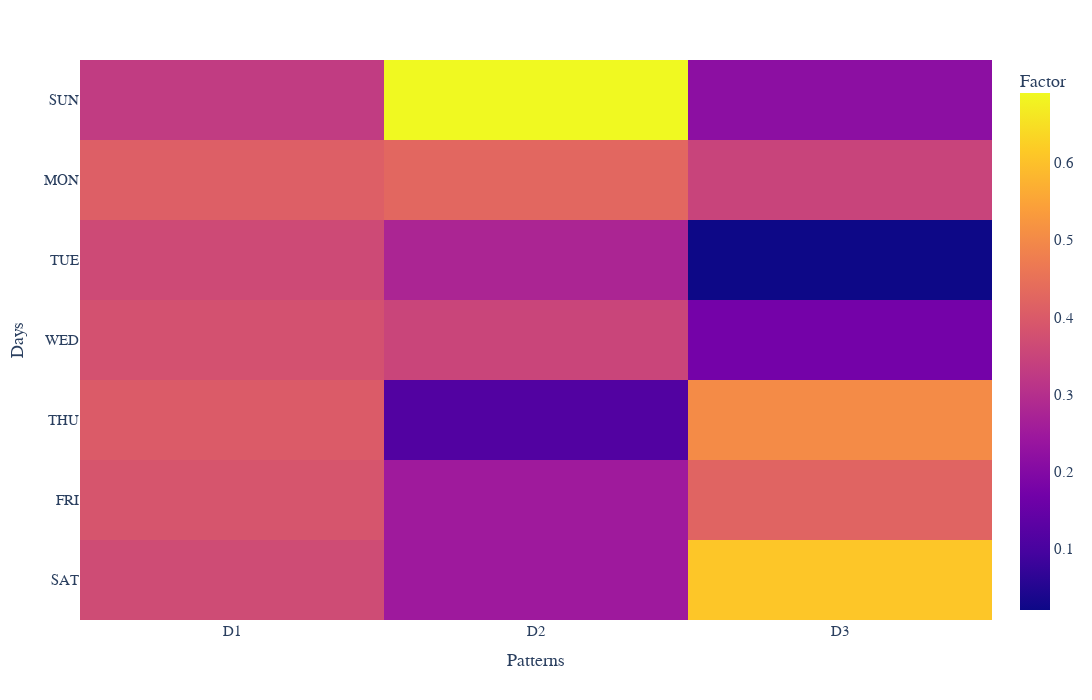

Notebook code cell kept with this figure:
### Code cell
fig = px.imshow(factor2[0],aspect="auto",
                labels=dict(y="Days", x="Patterns", color="Factor"),
                y=['SUN','MON','TUE','WED','THU','FRI','SAT'],
                x=['D1','D2','D3'],
               # title="Daily Temporal Pattern",
                width=1200,
                height=700,
                # color_continuous_scale='aggrnyl_r'
                )
fig.update_layout(

    font_family='Arial',
    font_size=15
)
fig.update(layout=dict(title=dict(x=0.5)))                
fig.update_xaxes(side="bottom",tickmode='linear')
fig.update_yaxes(tickmode='linear')
fig.show()
fig.write_image('graphs/d_temp_ptn_heatmap_1.jpeg',scale=(150 / 25.4) / (700 / 900))
fig.write_image('graphs/d_temp_ptn_heatmap_1.pdf',scale=(150 / 25.4) / (700 / 300))

### Figure 1 — Plotly figure (JSON) as saved in the notebook; plotly's stock layout.template omitted (floating-point values rounded to 4 significant figures)
{"data": [{"coloraxis": "coloraxis", "hovertemplate": "Patterns: %{x}<br>Days: %{y}<br>Factor: %{z}<extra></extra>", "name": "0", "type": "heatmap", "x": ["D1", "D2", "D3"], "xaxis": "x", "y": ["SUN", "MON", "TUE", "WED", "THU", "FRI", "SAT"], "yaxis": "y", "z": [[0.3299, 0.6907, 0.216], [0.4101, 0.4284, 0.3499], [0.3633, 0.2779, 0.0211], [0.3799, 0.3517, 0.1728], [0.4028, 0.1161, 0.5028], [0.3875, 0.2512, 0.4211], [0.3664, 0.2487, 0.6087]]}], "layout": {"coloraxis": {"colorbar": {"title": {"text": "Factor"}}, "colorscale": [[0, "#0d0887"], [0.1111, "#46039f"], [0.2222, "#7201a8"], [0.3333, "#9c179e"], [0.4444, "#bd3786"], [0.5556, "#d8576b"], [0.6667, "#ed7953"], [0.7778, "#fb9f3a"], [0.8889, "#fdca26"], [1, "#f0f921"]]}, "font": {"family": "Arial", "size": 15}, "height": 700, "margin": {"t": 60}, "title": {"x": 0.5}, "width": 1200, "xaxis": {"anchor": "y", "domain": [0, 1], "side": "bottom", "tickmode": "linear", "title": {"text": "Patterns"}}, "yaxis": {"anchor": "x", "autorange": "reversed", "domain": [0, 1], "tickmode": "linear", "title": {"text": "Days"}}}}
